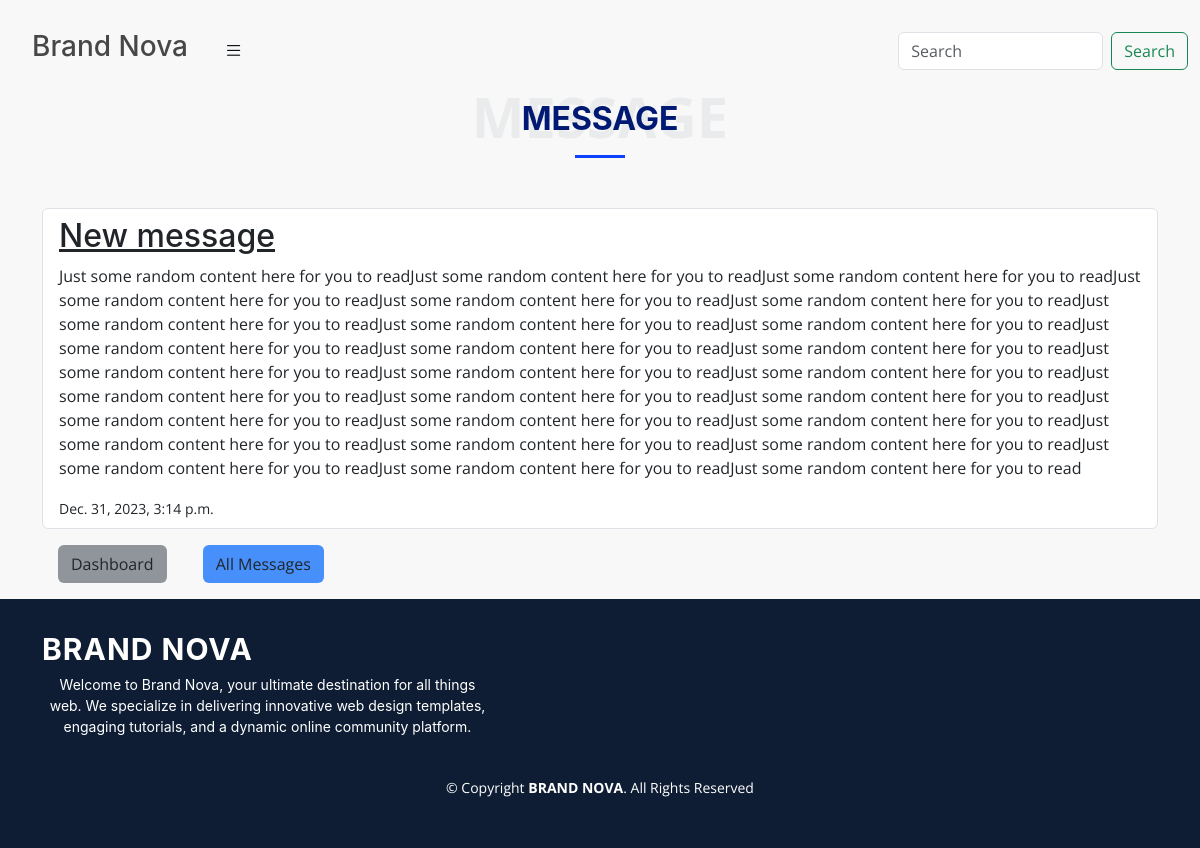
The app's page /dashboard/dashboard/single_message/1/ (signed in) with its own data.
### dashboard/models.py (models this page shows, shortened)
class Info(models.Model):
    user = models.ForeignKey(User, null=True, on_delete=models.CASCADE)
    title = models.CharField(max_length=255)
    content = models.TextField(blank=True)
    status = models.BooleanField(default=False, help_text="Read")
    date = models.DateTimeField(auto_now_add=True)
    class Meta:
        ordering = ('title',)

### dashboard/views.py (the view)
# urls.py: path('dashboard/single_message/<int:pk>/', views.info, name='single_message'),
@login_required(login_url='signin')
def info(request, pk):
    message = get_object_or_404(Info, id=pk, user=request.user)
    message.status = True
    message.save()
    return render(request, 'dashboard/info.html', {
        'message': message,
        'title': 'Message',
    })

### dashboard/templates/dashboard/info.html (shortened to what this page needs)
{% extends 'dashboard/base.html' %}
{% load static %}
{% block content %}
<div class="section-header">
    <h2>{{title}}</h2>
</div>
<ul class="list-group">
    <li class="list-group-item justify-content-between align-items-center">
        <h2><u>{{ message.title }}</u></h2>
        <p>{{ message.content }}</p>
        <small>{{ message.date }}</small><br>
    </li>
</ul>
<a class="btn bg-secondary bg-opacity-75 m-3" href="{% url 'dashboard:index' %}">Dashboard</a>
<a class="btn bg-primary bg-opacity-75 m-3" href="{% url 'dashboard:allinfo' %}">All Messages</a>
{% endblock %}

### static/css/styles.css (style rules this page uses)
:root { --font-default: "Open Sans", system-ui, -apple-system, "Segoe UI", Roboto, "Helvetica Neue", Arial, "Noto Sans", "Liberation Sans", sans-serif, "Apple Color Emoji", "Segoe UI Emoji", "Segoe UI Symbol", "Noto Color Emoji"; --font-primary: "Inter", sans-serif; --font-secondary: "Poppins", sans-serif; }
:root { --color-default: #0a0d13; --color-primary: #0d42ff; --color-secondary: #0e1d34; }
:root { scroll-behavior: smooth; }
body { font-family: var(--font-default); color: var(--color-default); }
a { color: var(--color-primary); text-decoration: none; }
h1, h2, h3, h4, h5, h6 { font-family: var(--font-primary); }
.section-header { text-align: center; padding: 30px 0; position: relative; }
.section-header h2 { font-size: 32px; font-weight: 700; text-transform: uppercase; margin-bottom: 20px; padding-bottom: 0; color: #001973; position: relative; z-index: 2; margin-bottom: 20px; padding-bottom: 20px; position: relative; }
.section-header h2:after { content: ""; position: absolute; display: block; width: 50px; height: 3px; background: var(--color-primary); left: 0; right: 0; bottom: 0; margin: auto; }

### dashboard/templates/dashboard/base.html (style rules this page uses)
body { background-color: #f8f8f8; }

### records on screen
Info: title "New message", content "Just some random content here for you to readJust some random content here for you to readJust some random content here for you to readJust some random content here for you to readJust some random content here for you to readJust some random content here for you to readJust some random content here for you to readJust some random content here for you to readJust some random content here for you to readJust some random content here for you to readJust some random content here for you to readJust some random content here for you to readJust some random content here for you to readJust some random content here for you to readJust some random content here for you to readJust some random content…", date "Dec. 31, 2023, 3:14 p.m."

### other values on screen
{{ title }} "MESSAGE"
